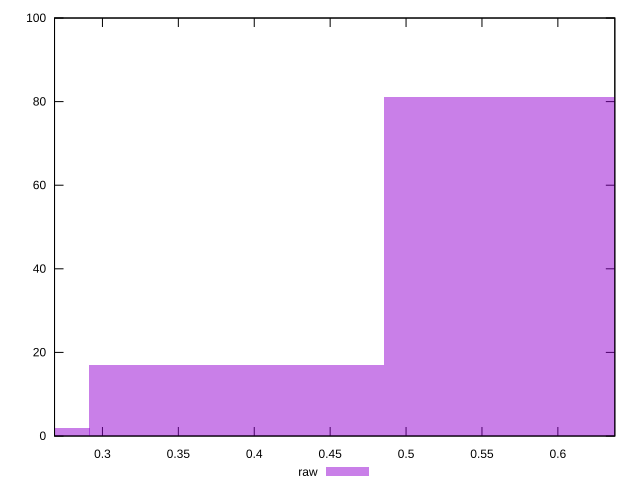

Write the gnuplot code that produced this figure.
reset

$raw <<EOF
0.38862983481419394 17
0.5829447522212909 81
0.19431491740709697 2
EOF

set key outside below
set boxwidth 0.19431491740709697
set xrange [0.2684388870574203:0.6375216290219942]
set yrange [0:100]
set trange [0:100]
set style fill transparent solid 0.5 noborder
set terminal svg size 640, 490 enhanced background rgb 'white'
set output "report_00014_2021-02-09T15:56:05.503Z/meta/pScore/samples/pages+cached+noadtech/raw/histogram.svg"

plot $raw title "raw" with boxes

reset
